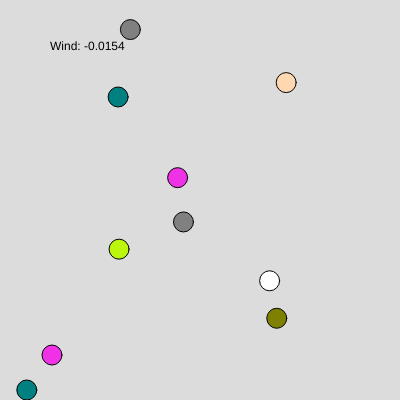
Frame 1 (no input)
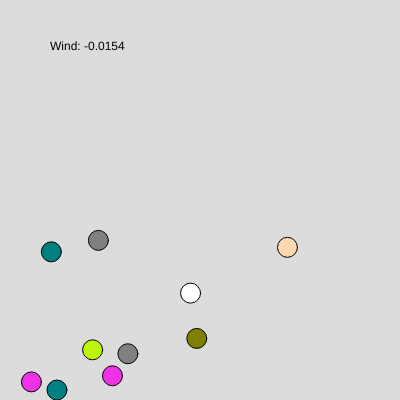
Frame 60 (no input)
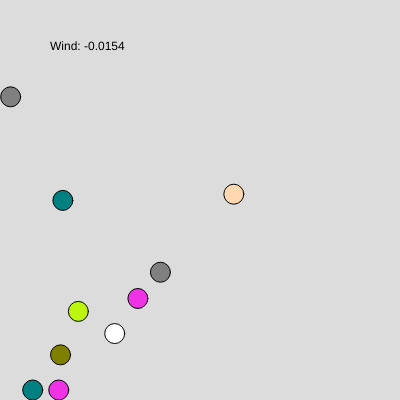
Frame 120 (the mouse pressed at the canvas centre since frame 60)

The p5.js sketch that drew these frames (run headless with seeded random() and noise() and a simulated clock; from frame 60 on, the mouse is pressed at the canvas centre):

// p5.js sketch
// ── sketch.js
let colorlist = ['#e6194b', '#3cb44b', '#ffe119', '#4363d8', '#f58231', '#911eb4', '#46f0f0', '#f032e6', '#bcf60c', '#fabebe', '#008080', '#e6beff', '#9a6324', '#fffac8', '#800000', '#aaffc3', '#808000', '#ffd8b1', '#000075', '#808080', '#ffffff', '#000000']

let movers = []
let G = 0.1
let wind 
let blackHoles = []

function setup() {
  createCanvas(400, 400);
  for( let i = 0; i < 10; i++ ) {
    movers.push( 
      new Mover(random(width),random(height),random(-1,1),random(-1,1),10,random(colorlist))
    )  
  }
  wind = random(-0.2,0.2)
  ellipseMode(RADIUS)
}

function draw() {
  background(220);
  for( let mover of movers ) {
    // mover.mouseClicked()
    mover.update()
  }
  for (let i = 0; i < movers.length; i++) {
    for (let j = i + 1; j < movers.length; j++) {
      movers[i].checkCollision(movers[j])
    }
  }

  createBlackHole()
  
  drawLegend()
}

function drawLegend() {
  // Wind Speed
  fill(0)
  text(`Wind: ${wind.toFixed(4)}`, 50, 50)
}

class Mover { // noun
  // properties - adjectives
  //   radius
  //   velocity (dx,dy)
  //   position (x,y)
  //   color
  // behaviors - verb
  //   move
  //   draw
  //   collide/bounce
  
  // initialize all the properties
  constructor(x,y,dx,dy,r,c) {
    this.x = x
    this.y = y
    this.dx = dx
    this.dy = dy
    this.r = r
    this.c = c
  }
  
  update() {
    this.applyGravity()
    this.applyWind()
    this.move()
    this.containWithinWindow()
    this.draw()     
  }
  
  draw() {
    fill(this.c)
    circle(this.x,this.y,this.r)
  }
  
  move() {
    this.x += this.dx
    this.y += this.dy
  }
  
  applyGravity() {
    this.dy += G
  }
  
  applyWind() {
    this.dx += wind
  }
  
  containWithinWindow() {
    if( this.x < this.r ) { // moved off the left hand side
      this.x = this.r
      this.dx *= -0.9
    }
    if( this.x > width - this.r ) { // right
      this.x = width-this.r
      this.dx *= -0.9
    }
    if( this.y < this.r ) { // top
      this.y = this.r
      this.dy *= -0.9
    }
    if( this.y > height - this.r ) { // bottom
      this.y = height-this.r
      this.dy *= -0.9
    }    
      
  }
  
  checkCollision(other) {
    let xDiff = other.x - this.x
    let yDiff = other.y - this.y
    let distance = sqrt(xDiff * xDiff + yDiff * yDiff)
    let minDist = this.r + other.r

    if (distance < minDist) {
      // Push circles apart slightly to avoid stacking together
      let overlap = (minDist - distance) / 2
      let pushX = (xDiff / distance) * overlap
      let pushY = (yDiff / distance) * overlap

      this.x -= pushX
      this.y -= pushY
      other.x += pushX
      other.y += pushY

      // Decide which axis the collision happened on
      if (abs(xDiff) > abs(yDiff)) {
        // x axis collision, bounce horizontally
        this.dx *= -0.9
        other.dx *= -0.9
      } else {
        // y axis collision, bounce vertically
        this.dy *= -0.9
        other.dy *= -0.9
      }
    }
  }
  
  attractTo(hole) {
    let dx = hole.x - this.x
    let dy = hole.y - this.y
    let distanceSq = dx * dx + dy * dy
    let distance = sqrt(distanceSq)
    let limitDistance = max(distance, 10) // if the distance ever becomes 0, the ball might just disappear
    let force = hole.strength / (limitDistance * limitDistance) // inverse square law, so farther = less force
    
    this.dx += (dx / limitDistance) * force
    this.dy += (dy / limitDistance) * force
    
    
  }

}

function createBlackHole() {
  for (let hole of blackHoles) {
    for (let mover of movers) {
      mover.attractTo(hole)
    }
    
    fill(0)
    noStroke()
    circle(hole.x, hole.y, 15)
  }
}

function mouseClicked() {
  blackHoles.push({
    x: mouseX,
    y: mouseY,
    strength: random(100,1000)
  })
}
